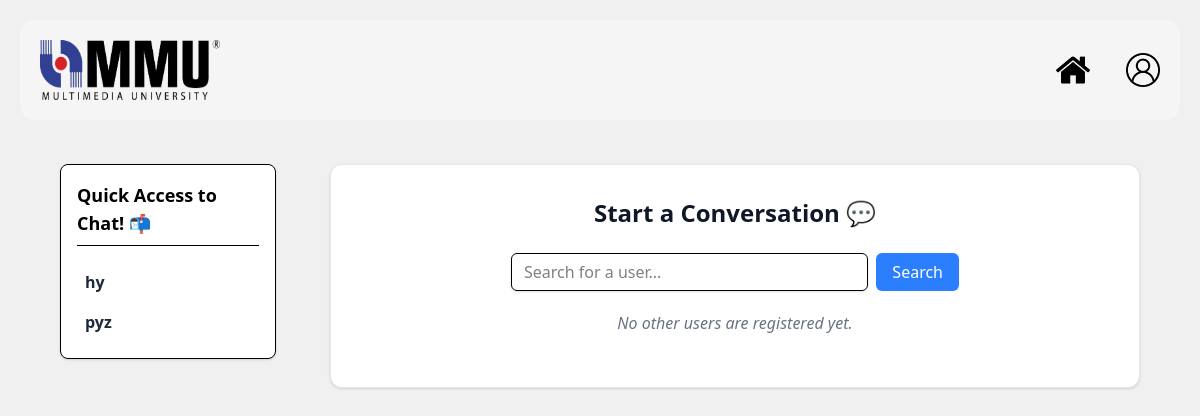
Page /chat (signed in) on the earlier database version.
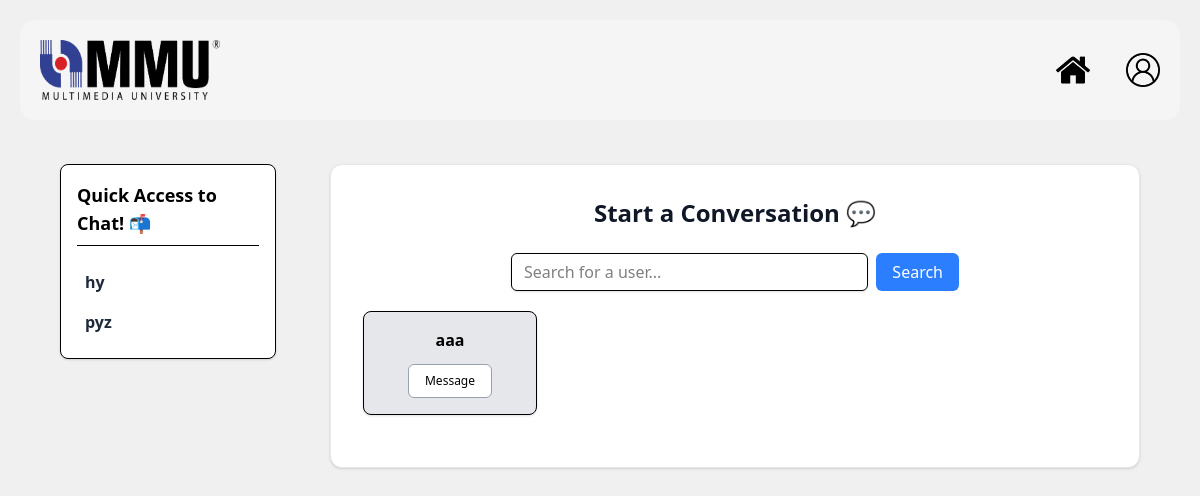
Same page on the later database version.
### app.py (models this page shows, shortened)
class User(UserMixin, db.Model):
    id = db.Column(db.Integer, primary_key=True)
    username = db.Column(db.String(50), unique=True, nullable=False)
    email = db.Column(db.String(150), unique=True, nullable=False)
    password_hash = db.Column(db.String(100), nullable=False)
    contact_number = db.Column(db.String(20), nullable=True)
    bio = db.Column(db.String(300), nullable=True)
    profile_pic = db.Column(db.String(), nullable=True)

### app.py (the view)
@app.route('/chat')
@login_required
def chat_list():
    search_query = request.args.get('q')
    try:
        user_chat_data = load_user_data(current_user.username)
        active_chat_usernames = list(user_chat_data.keys())
    except Exception as e:
        active_chat_usernames = []
    if search_query:
        users = User.query.filter(
            User.id != current_user.id,
            User.username.ilike(f"%{search_query}%")
        ).all()
    else:
        users = User.query.filter(User.id != current_user.id).all()
    return render_template('chat_list.html', users=users, active_chat_usernames=active_chat_usernames)

### app.py (called while the page is built)
@login_manager.user_loader
def load_user(user_id):
    return db.session.get(User, int(user_id))

def get_user_file_(username):
    return os.path.join(CHAT_DIR, f"{username}.json")

def load_user_data(username):
    path = get_user_file_(username)
    if os.path.exists(path):
        with open(path, 'r') as f:
            return json.load(f)
    return {}

### templates/chat_list.html (shortened to what this page needs)
{% extends "chat.html" %}
{% block content %}
<div class="flex flex-col md:flex-row gap-10 px-4 md:px-10 pt-6 pb-6 w-full max-w-[1400px] mx-auto justify-between">
    <div class="w-full md:w-1/4 lg:w-1/5 bg-white border rounded-lg shadow-sm p-4 h-fit">
        <h3 class="font-bold text-lg border-b pb-2 mb-4">Quick Access to Chat! 📬</h3>
        {% if active_chat_usernames %}
        {% for chat_user in active_chat_usernames %}
                    <a href="{{ url_for('chat_with', target_username=chat_user) }}" class="flex items-center gap-3 py-2 hover:bg-cyan-50 transition px-2 rounded-lg group">
                        <span class="font-bold text-gray-800 ">{{ chat_user }}</span>
                    </a>
                {% endfor %}
            {% else %}
                <span class="text-sm text-gray-500 italic py-6 text-center">
                    No active chats yet. <br> Start one on the right!</span>
            {% endif %}
    </div>
    <div class="w-full md:w-2/3 lg:w-3/4 bg-white border border-gray-200 rounded-xl shadow-sm p-6 lg:p-8">
        <h2 class="font-bold text-2xl mb-6 text-gray-900 text-center">Start a Conversation 💬</h2>
        <form action="{{ url_for('chat_list') }}" method="GET" class="flex gap-2 max-w-md mx-auto">
            <input type="text" name="q" placeholder="Search for a user..." class="w-full px-3 py-1.5 border rounded-md shadow-sm focus:ring-5 focus:ring-blue-200 transition">
            <button type="submit" class="bg-blue-500 text-white px-4 py-1.5 gap-1 rounded-md hover:bg-blue-600 transition">Search</button>
        </form>
        <ul class="grid grid-cols-2 sm:grid-cols-3 md:grid-cols-4 lg:grid-cols-4 gap-4 my-5">
            {% for user in users %}
                <li class="px-4 py-4 border bg-gray-200 rounded-lg bg-gray-50 flex flex-col items-center shadow-sm hover:shadow-md transition">
                    <strong class="truncate mb-3 text-center">{{ user.username }}</strong>
                    <a href="{{ url_for('chat_with', target_username=user.username) }}" class="text-xs text-center border border-gray-400 bg-white rounded-md px-4 py-2 hover:bg-gray-100 transition">Message</a>
                </li>
            {% else %}
                <p class="text-gray-500 italic col-span-full text-center">No other users are registered yet.</p>
            {% endfor %}
        </ul>
    </div>
</div>
{% endblock %}

Differences in the rows shown:
added User: username "aaa"
Other differences:
text no longer shown: "No other users are registered yet."
